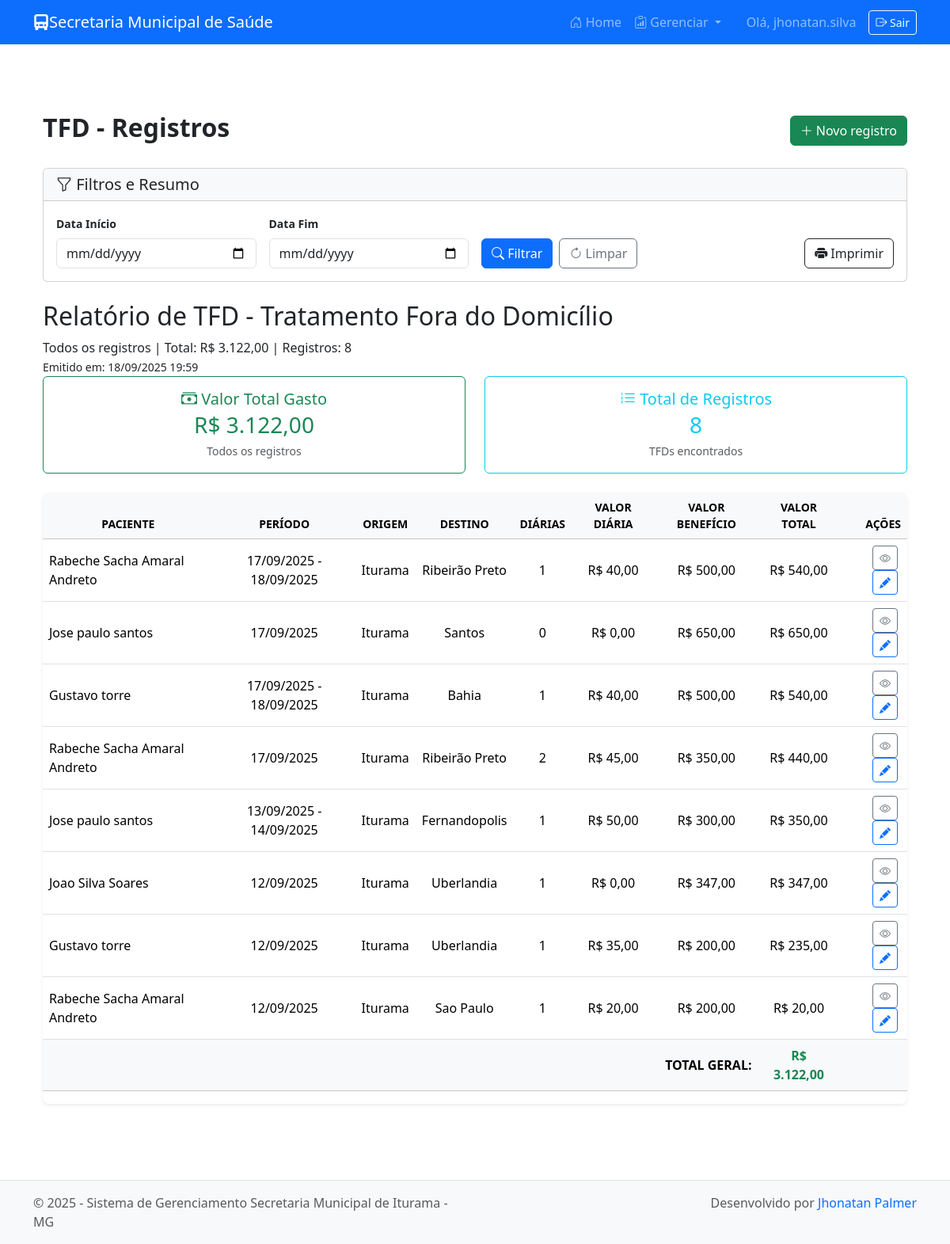
The page /tfd/ (signed in) on the database as committed earlier.
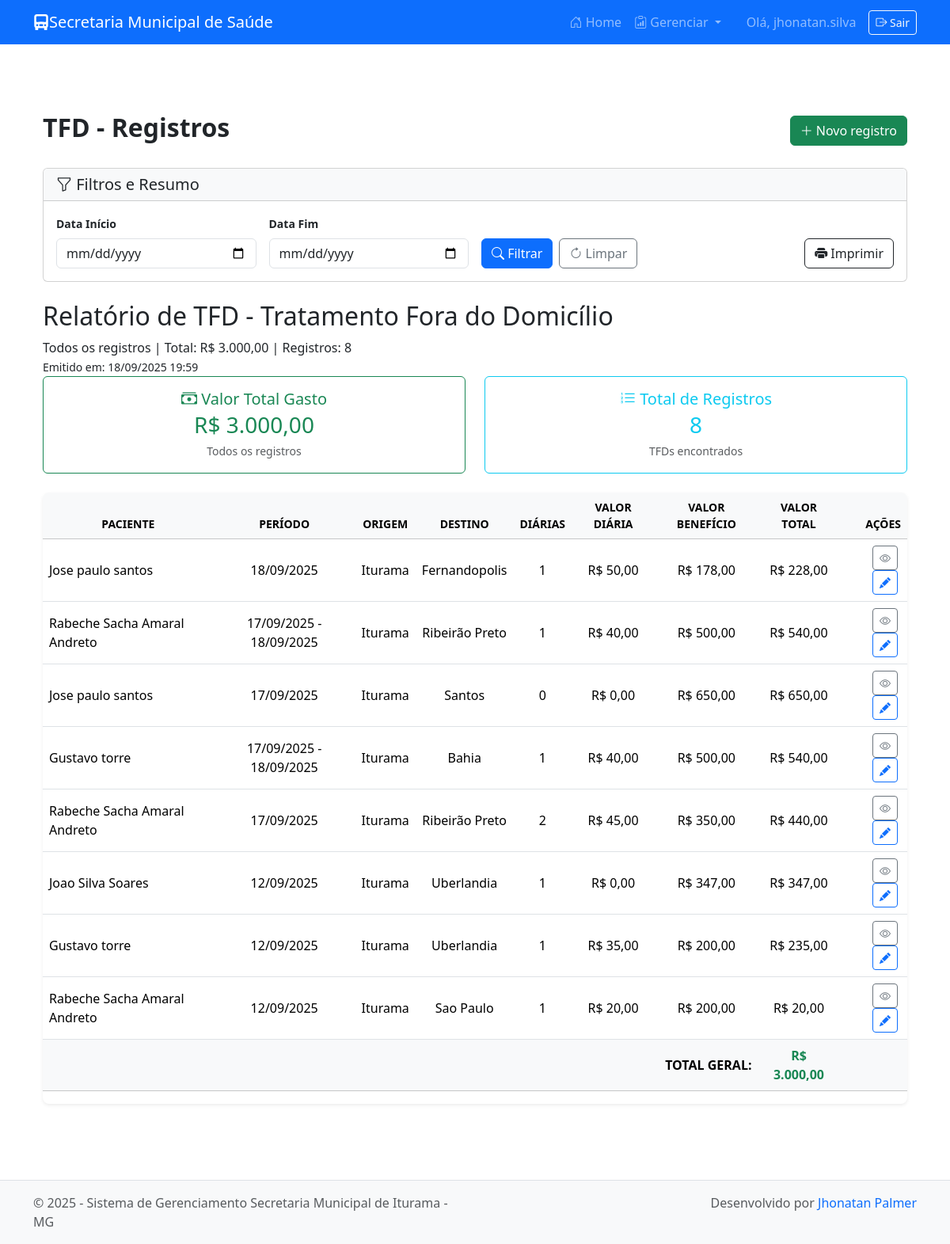
The same page on the database as committed later.
### tfd/models.py (models this page shows, shortened)
class TFD(models.Model):
	paciente = models.ForeignKey(
		'pacientes.Paciente', on_delete=models.SET_NULL, null=True, blank=True,
		help_text='Opcional: vincular a um paciente já cadastrado')
	paciente_nome = models.CharField('Nome do paciente', max_length=150)
	paciente_cpf = models.CharField('CPF', max_length=14, blank=True, null=True)
	paciente_cns = models.CharField('CNS', max_length=20, blank=True, null=True)
	paciente_endereco = models.TextField('Endereço', max_length=300, blank=True)
	paciente_telefone = models.CharField('Telefone', max_length=30, blank=True)
	cidade_origem = models.CharField('Cidade de origem', max_length=100, default='Iturama', editable=False)
	cidade_destino = models.CharField('Cidade de destino', max_length=150, blank=True)
	data_inicio = models.DateField('Data início', null=True, blank=True)
	data_fim = models.DateField('Data fim', null=True, blank=True)
	numero_diarias = models.PositiveIntegerField('Número de diárias', default=1)
	valor_diaria = models.DecimalField('Valor da diária', max_digits=10, decimal_places=2)
	valor_beneficio = models.DecimalField('Valor do benefício', max_digits=12, decimal_places=2, default=0)
	valor_total = models.DecimalField('Valor total', max_digits=12, decimal_places=2)
	observacoes = models.TextField('Observações', blank=True)
	criado_em = models.DateTimeField(auto_now_add=True)
	atualizado_em = models.DateTimeField(auto_now=True)
	class Meta:
		verbose_name = 'TFD'
		verbose_name_plural = 'TFD'
		ordering = ['-data_inicio', '-criado_em']

### pacientes/models.py (models this page shows, shortened)
class Paciente(models.Model):
    nome = models.CharField(max_length=150)
    cpf = models.CharField(max_length=11, blank=True, null=True, unique=True, validators=[validate_cpf])
    cns = models.CharField(max_length=15, blank=True, null=True)
    data_nascimento = models.DateField()
    endereco = models.TextField(max_length=30)
    telefone = models.CharField(max_length=20, blank=True)

### tfd/views.py (the view)
# urls.py: path('', views.TFDListView.as_view(), name='tfd-list'),
class TFDListView(LoginRequiredMixin, ListView):
    login_url = '/accounts/login/'
    model = TFD
    template_name = 'tfd/tfd_list.html'
    context_object_name = 'tfds'
    def get_queryset(self):
        qs = super().get_queryset()
        start = self.request.GET.get('start_date')
        end = self.request.GET.get('end_date')
        s = parse_date(start) if start else None
        e = parse_date(end) if end else None
        if s and e:
            qs = qs.annotate(record_end=Coalesce('data_fim', 'data_inicio'))
            qs = qs.filter(Q(data_inicio__lte=e) & Q(record_end__gte=s))
        elif s:
            qs = qs.annotate(record_end=Coalesce('data_fim', 'data_inicio'))
            qs = qs.filter(record_end__gte=s)
        elif e:
            qs = qs.filter(data_inicio__lte=e)
        return qs
    def get_context_data(self, **kwargs):
        ctx = super().get_context_data(**kwargs)
        ctx['filter_start'] = self.request.GET.get('start_date', '')
        ctx['filter_end'] = self.request.GET.get('end_date', '')
        queryset = self.get_queryset()
        valor_total_geral = queryset.aggregate(total=Sum('valor_total'))['total'] or 0
        ctx['valor_total_geral'] = valor_total_geral
        start_date = self.request.GET.get('start_date', '')
        end_date = self.request.GET.get('end_date', '')
        if start_date or end_date:
            if start_date and end_date:
                ctx['periodo_filtro'] = f"Período: {parse_date(start_date).strftime('%d/%m/%Y')} a {parse_date(end_date).strftime('%d/%m/%Y')}"
            elif start_date:
                ctx['periodo_filtro'] = f"A partir de: {parse_date(start_date).strftime('%d/%m/%Y')}"
            elif end_date:
                ctx['periodo_filtro'] = f"Até: {parse_date(end_date).strftime('%d/%m/%Y')}"
        else:
            ctx['periodo_filtro'] = "Todos os registros"
        ctx['today'] = timezone.now()
        return ctx

### tfd/templatetags/currency_filters.py (called while the page is built)
@register.filter
def br_currency(value):
    try:
        v = float(value)
    except Exception:
        return value
    s = f"{v:,.2f}"
    s = s.replace(',', 'X').replace('.', ',').replace('X', '.')
    return f"R$ {s}"

### tfd/templates/tfd/tfd_list.html (shortened to what the changed rows need)
{% extends 'base.html' %}
{% load currency_filters %}
{% block content %}
<div class="container py-5">
    <div class="d-flex justify-content-between align-items-center mb-4 no-print">
        <h2 class="fw-bold">TFD - Registros</h2>
    </div>
    {% if tfds %}
    <div class="print-area">
        <div class="report-header">
            <h2>Relatório de TFD - Tratamento Fora do Domicílio</h2>
            <div class="report-summary">
                {{ periodo_filtro }} | Total: {{ valor_total_geral|br_currency }} | Registros: {{ tfds|length }}
            </div>
            <small>Emitido em: {{ today|date:"d/m/Y H:i" }}</small>
        </div>
    <div class="row mb-4 no-print">
        <div class="col-md-6">
            <div class="card border-success">
                <div class="card-body text-center">
                    <h5 class="card-title text-success mb-1">
                        <i class="bi bi-cash-stack"></i> Valor Total Gasto
                    </h5>
                    <h3 class="text-success mb-1">{{ valor_total_geral|br_currency }}</h3>
                    <small class="text-muted">{{ periodo_filtro }}</small>
                </div>
            </div>
        </div>
        <div class="col-md-6">
            <div class="card border-info">
                <div class="card-body text-center">
                    <h5 class="card-title text-info mb-1">
                        <i class="bi bi-list-ol"></i> Total de Registros
                    </h5>
                    <h3 class="text-info mb-1">{{ tfds|length }}</h3>
                    <small class="text-muted">TFDs encontrados</small>
                </div>
            </div>
        </div>
    </div>
    <div class="table-responsive shadow-sm rounded-3 overflow-hidden">
        <table class="table table-hover align-middle">
            <thead class="table-light">
                <tr class="text-center text-uppercase small">
                    <th>Paciente</th>
                    <th>Período</th>
                    <th>Origem</th>
                    <th>Destino</th>
                    <th>Diárias</th>
                    <th>Valor diária</th>
                    <th>Valor Benefício</th>
                    <th>Valor Total</th>
                    <th class="no-print text-end">Ações</th>
                </tr>
            </thead>
            <tbody>
                {% for t in tfds %}
                <tr class="text-center">
                    <td class="text-start">{% if t.paciente %}{{ t.paciente.nome }}{% else %}{{ t.paciente_nome }}{% endif %}</td>
                    <td>
                        {% if t.data_inicio %}{{ t.data_inicio|date:"d/m/Y" }}{% endif %}
                        {% if t.data_fim and t.data_fim != t.data_inicio %} - {{ t.data_fim|date:"d/m/Y" }}{% endif %}
                    </td>
                    <td>{{ t.cidade_origem }}</td>
                    <td>{{ t.cidade_destino }}</td>
                    <td>{{ t.numero_diarias }}</td>
                    <td>{{ t.valor_diaria|br_currency }}</td>
                    <td>{{ t.valor_beneficio|br_currency }}</td>
                    <td>{{ t.valor_total|br_currency }}</td>
                    <td class="no-print text-end">
                        {% if user.is_authenticated %}
                            <a href="{% url 'tfd-detail' t.pk %}" class="btn btn-sm btn-outline-secondary me-1" title="Ver detalhes">
                                <i class="bi bi-eye"></i>
                            </a>
                            <a href="{% url 'tfd-update' t.pk %}" class="btn btn-sm btn-outline-primary me-1" title="Editar registro">
                                <i class="bi bi-pencil-fill"></i>
                            </a>
                        {% else %}
                            <span class="text-muted small">Login necessário</span>
                        {% endif %}
                    </td>
                </tr>
                {% endfor %}
            </tbody>
            <tfoot class="table-light">
                <tr class="fw-bold text-center border-top-2">
                    <td colspan="7" class="text-end">TOTAL GERAL:</td>
                    <td class="text-success">{{ valor_total_geral|br_currency }}</td>
                    <td class="no-print"></td>
                </tr>
            </tfoot>
        </table>
    </div>
    </div>
    {% else %}
    <div class="alert alert-info shadow-sm">Nenhum registro encontrado.</div>
    {% endif %}
</div>
{% endblock %}

Rows that differ between the two databases and show on the page:
changed TFD "Fernandopolis": data_inicio "13/09/2025" → "18/09/2025"; valor_beneficio|br_currency "R$ 300,00" → "R$ 178,00"; valor_total|br_currency "R$ 350,00" → "R$ 228,00"; data_fim "14/09/2025" → (not shown); moves up the list
Other text that changed with them:
{{ valor_total_geral|br_currency }}: "R$ 3.122,00" → "R$ 3.000,00"
